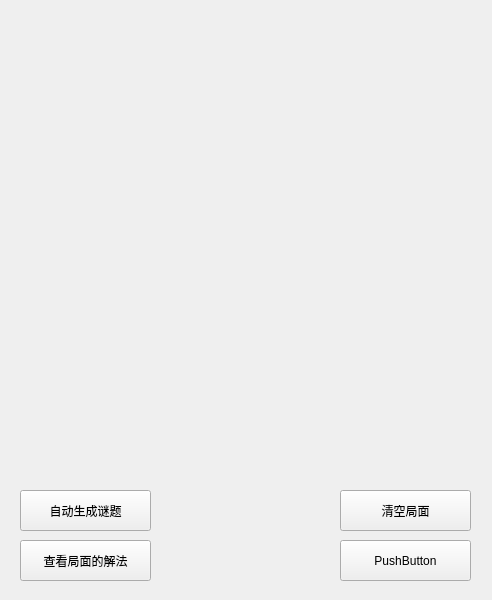
<?xml version="1.0" encoding="UTF-8"?>
<ui version="4.0">
 <class>Widget</class>
 <widget class="QWidget" name="Widget">
  <property name="geometry">
   <rect>
    <x>0</x>
    <y>0</y>
    <width>492</width>
    <height>600</height>
   </rect>
  </property>
  <property name="windowTitle">
   <string>Widget</string>
  </property>
  <widget class="QWidget" name="gridLayoutWidget">
   <property name="geometry">
    <rect>
     <x>20</x>
     <y>10</y>
     <width>451</width>
     <height>461</height>
    </rect>
   </property>
   <layout class="QGridLayout" name="gridLayout">
    <property name="spacing">
     <number>0</number>
    </property>
   </layout>
  </widget>
  <widget class="QPushButton" name="createEnigmaBtn">
   <property name="geometry">
    <rect>
     <x>20</x>
     <y>490</y>
     <width>131</width>
     <height>41</height>
    </rect>
   </property>
   <property name="toolTip">
    <string>程序生成的谜题，至少有一个解</string>
   </property>
   <property name="text">
    <string>自动生成谜题</string>
   </property>
  </widget>
  <widget class="QPushButton" name="showAnswerBtn">
   <property name="geometry">
    <rect>
     <x>20</x>
     <y>540</y>
     <width>131</width>
     <height>41</height>
    </rect>
   </property>
   <property name="toolTip">
    <string>按下后，程序将自动为您填充数字解答</string>
   </property>
   <property name="text">
    <string>查看局面的解法</string>
   </property>
  </widget>
  <widget class="QPushButton" name="clearAllBtn">
   <property name="geometry">
    <rect>
     <x>340</x>
     <y>490</y>
     <width>131</width>
     <height>41</height>
    </rect>
   </property>
   <property name="toolTip">
    <string>按下后，局面的所有数字将被擦除掉！</string>
   </property>
   <property name="text">
    <string>清空局面</string>
   </property>
  </widget>
  <widget class="QPushButton" name="pushButton_4">
   <property name="geometry">
    <rect>
     <x>340</x>
     <y>540</y>
     <width>131</width>
     <height>41</height>
    </rect>
   </property>
   <property name="text">
    <string>PushButton</string>
   </property>
  </widget>
 </widget>
 <layoutdefault spacing="6" margin="11"/>
 <resources/>
 <connections/>
</ui>
